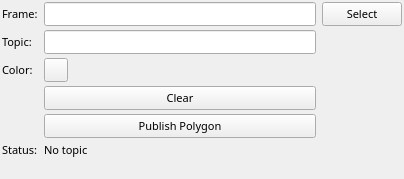
<?xml version="1.0" encoding="UTF-8"?>
<ui version="4.0">
 <class>draw_polygon_config</class>
 <widget class="QWidget" name="draw_polygon_config">
  <property name="geometry">
   <rect>
    <x>0</x>
    <y>0</y>
    <width>404</width>
    <height>179</height>
   </rect>
  </property>
  <property name="font">
   <font>
    <family>Sans Serif</family>
    <pointsize>8</pointsize>
   </font>
  </property>
  <property name="windowTitle">
   <string>Form</string>
  </property>
  <property name="styleSheet">
   <string notr="true"/>
  </property>
  <layout class="QGridLayout" name="gridLayout">
   <property name="leftMargin">
    <number>2</number>
   </property>
   <property name="topMargin">
    <number>2</number>
   </property>
   <property name="rightMargin">
    <number>2</number>
   </property>
   <property name="bottomMargin">
    <number>2</number>
   </property>
   <property name="verticalSpacing">
    <number>4</number>
   </property>
   <item row="2" column="2">
    <widget class="QLineEdit" name="topic"/>
   </item>
   <item row="4" column="2">
    <widget class="mapviz::ColorButton" name="color">
     <property name="maximumSize">
      <size>
       <width>24</width>
       <height>24</height>
      </size>
     </property>
     <property name="autoFillBackground">
      <bool>false</bool>
     </property>
     <property name="styleSheet">
      <string notr="true"/>
     </property>
     <property name="text">
      <string/>
     </property>
    </widget>
   </item>
   <item row="2" column="0">
    <widget class="QLabel" name="label_4">
     <property name="text">
      <string>Topic:</string>
     </property>
    </widget>
   </item>
   <item row="8" column="2">
    <widget class="QPushButton" name="publish">
     <property name="text">
      <string>Publish Polygon</string>
     </property>
    </widget>
   </item>
   <item row="9" column="0">
    <widget class="QLabel" name="label_2">
     <property name="text">
      <string>Status:</string>
     </property>
    </widget>
   </item>
   <item row="5" column="2">
    <widget class="QPushButton" name="clear">
     <property name="text">
      <string>Clear</string>
     </property>
    </widget>
   </item>
   <item row="4" column="0">
    <widget class="QLabel" name="label_3">
     <property name="text">
      <string>Color:</string>
     </property>
    </widget>
   </item>
   <item row="9" column="2" colspan="2">
    <widget class="QLabel" name="status">
     <property name="styleSheet">
      <string notr="true"/>
     </property>
     <property name="text">
      <string>No topic</string>
     </property>
     <property name="wordWrap">
      <bool>true</bool>
     </property>
    </widget>
   </item>
   <item row="0" column="0">
    <widget class="QLabel" name="label">
     <property name="text">
      <string>Frame:</string>
     </property>
    </widget>
   </item>
   <item row="0" column="2">
    <widget class="QLineEdit" name="frame"/>
   </item>
   <item row="0" column="3">
    <widget class="QPushButton" name="selectframe">
     <property name="text">
      <string>Select</string>
     </property>
    </widget>
   </item>
   <item row="10" column="2">
    <spacer name="verticalSpacer">
     <property name="orientation">
      <enum>Qt::Vertical</enum>
     </property>
     <property name="sizeHint" stdset="0">
      <size>
       <width>20</width>
       <height>40</height>
      </size>
     </property>
    </spacer>
   </item>
  </layout>
 </widget>
 <customwidgets>
  <customwidget>
   <class>mapviz::ColorButton</class>
   <extends>QPushButton</extends>
   <header location="global">mapviz/color_button.h</header>
  </customwidget>
 </customwidgets>
 <tabstops>
  <tabstop>frame</tabstop>
  <tabstop>selectframe</tabstop>
  <tabstop>topic</tabstop>
  <tabstop>color</tabstop>
  <tabstop>clear</tabstop>
  <tabstop>publish</tabstop>
 </tabstops>
 <resources/>
 <connections/>
 <slots>
  <slot>SelectColor()</slot>
  <slot>SelectTopic()</slot>
  <slot>TopicEdited()</slot>
  <slot>PositionToleranceChanged(double)</slot>
  <slot>AngleToleranceChanged(double)</slot>
 </slots>
</ui>
